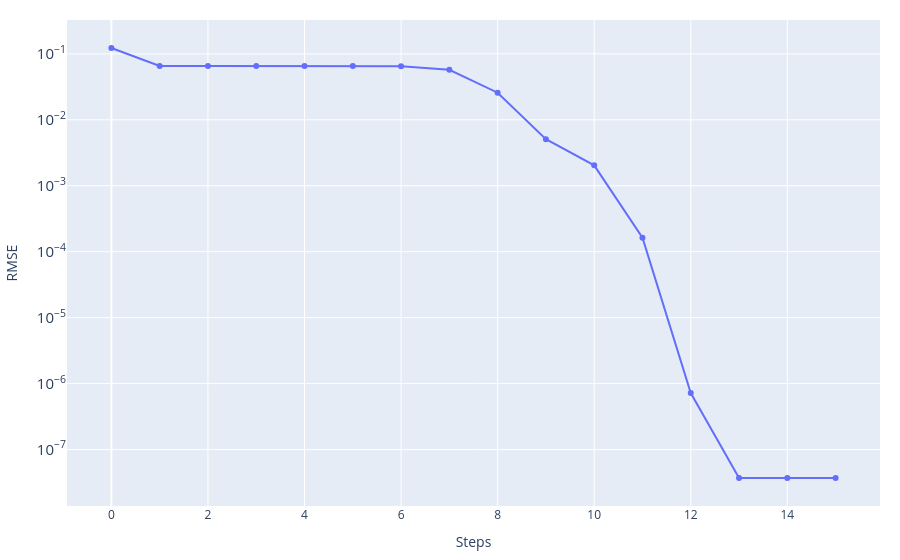
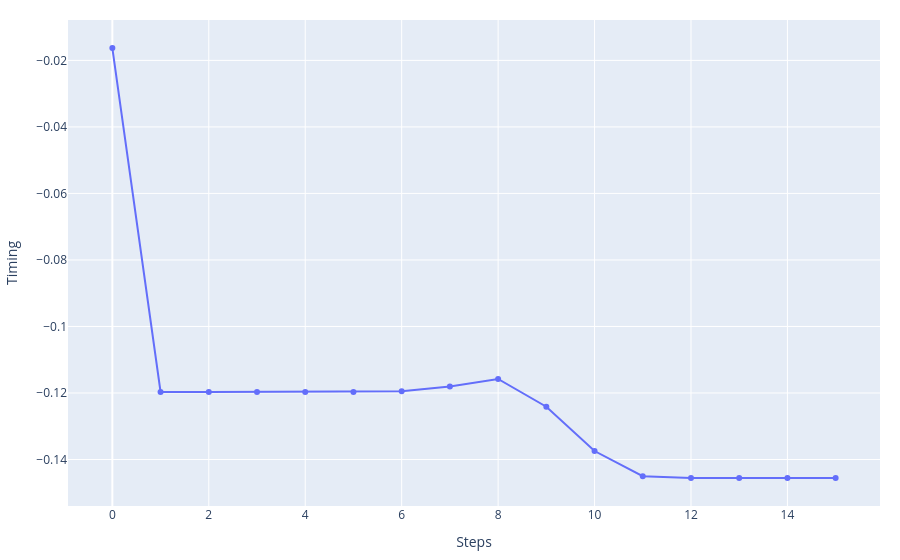
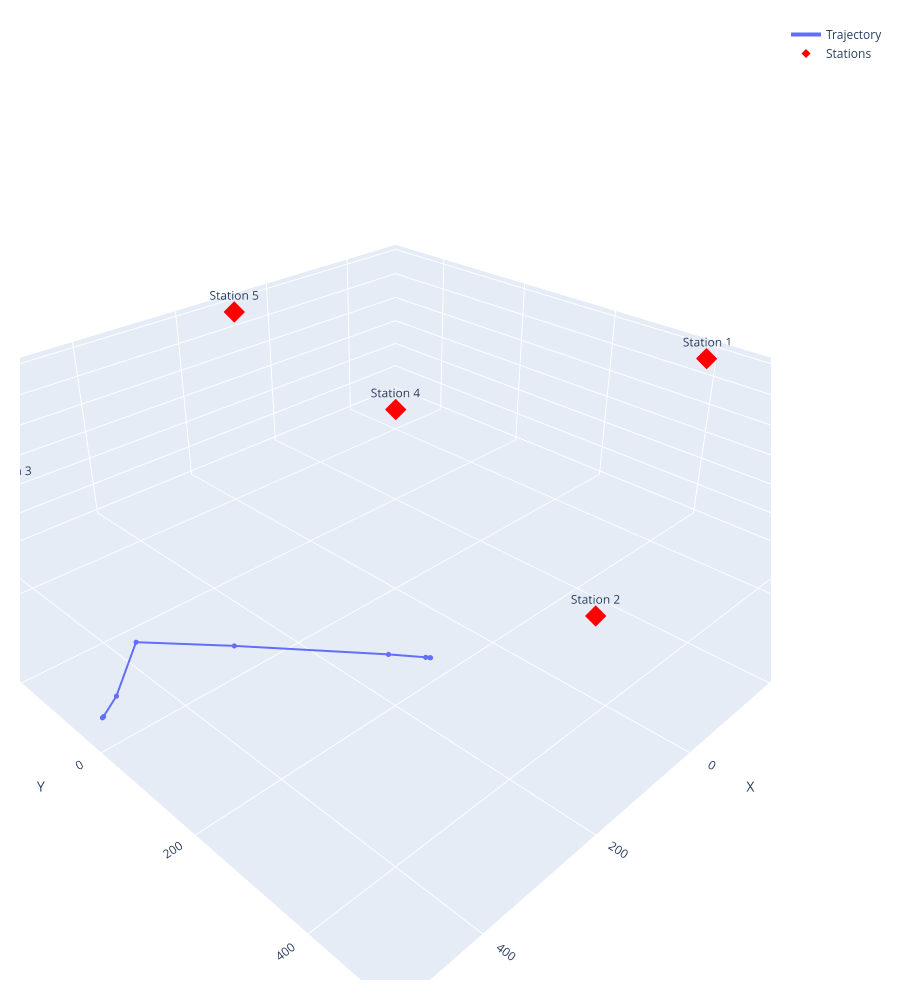

Source (notebook cell) for these figures, in order:
### Code cell
event_best_GN, history_GN, cost_story_GN, misfit_fin_GN = Gauss_Newton.Gauss_Newton(
    stations=stations_norm,
    event_test=np.copy(event_ini),
    n_iteration=1_000,
    steps=np.array([1.0, 1.0, 1.0, 0.0005]),
    vp=vp)

print('Best fitt with:')
print(f'\t- RMSE = {misfit_fin_GN}')
print(f'\t- Event = {event_best_GN}')

Results['Gauss-Newton'] = {'X':event_best_GN['X'],
                           'Y':event_best_GN['Y'],
                           'Z':event_best_GN['Z'],
                           't':event_best_GN['t'],
                           'RMSE':misfit_fin_GN}

_ = graphics.history_2d(cost_story_GN, 'RMSE', log_y=True, filename=None)
_ = graphics.history_2d(history_GN[:, 3], 'Timing', filename=None)
_ = graphics.history_3d(history_GN[:, :3], stations_norm, filename=None)

### Figure 1 — Plotly figure (JSON) as saved in the notebook; plotly's stock layout.template omitted (floating-point values rounded to 4 significant figures)
{"data": [{"mode": "lines+markers", "name": "RMSE", "type": "scatter", "x": [0, 1, 2, 3, 4, 5, 6, 7, 8, 9, 10, 11, 12, 13, 14, 15], "y": [0.1226, 0.06575, 0.06575, 0.06575, 0.06574, 0.06566, 0.0648, 0.05725, 0.02576, 0.005076, 0.002038, 0.0001626, 7.201e-07, 3.708e-08, 3.708e-08, 3.708e-08]}], "layout": {"hovermode": "x unified", "margin": {"b": 20, "l": 20, "r": 20, "t": 20}, "title": {}, "xaxis": {"showgrid": true, "title": {"text": "Steps"}}, "yaxis": {"exponentformat": "power", "showgrid": true, "title": {"text": "RMSE"}, "type": "log"}}}

### Figure 2 — Plotly figure (JSON) as saved in the notebook; plotly's stock layout.template omitted (floating-point values rounded to 4 significant figures)
{"data": [{"mode": "lines+markers", "name": "Timing", "type": "scatter", "x": [0, 1, 2, 3, 4, 5, 6, 7, 8, 9, 10, 11, 12, 13, 14, 15], "y": [-0.01629, -0.1197, -0.1197, -0.1197, -0.1197, -0.1197, -0.1195, -0.1181, -0.1158, -0.1241, -0.1375, -0.145, -0.1455, -0.1455, -0.1455, -0.1455]}], "layout": {"hovermode": "x unified", "margin": {"b": 20, "l": 20, "r": 20, "t": 20}, "title": {}, "xaxis": {"showgrid": true, "title": {"text": "Steps"}}, "yaxis": {"exponentformat": "power", "showgrid": true, "title": {"text": "Timing"}, "type": "linear"}}}

### Figure 3 — Plotly figure (JSON) as saved in the notebook; plotly's stock layout.template omitted (floating-point values rounded to 4 significant figures)
{"data": [{"customdata": ["0", "1", "2", "3", "4", "5", "6", "7", "8", "9", "10", "11", "12", "13", "14", "15"], "hovertemplate": "<b>Step %{customdata}</b><br>X: %{x:.2f}<br>Y: %{y:.2f}<br>Z: %{z:.2f}<extra></extra>", "line": {"width": 4}, "marker": {"size": 3}, "mode": "lines+markers", "name": "Trajectory", "type": "scatter3d", "x": [271.5, 271.5, 271.5, 271.5, 271.5, 271.7, 274.0, 294.6, 394.3, 454.1, 477.2, 496.4, 498.1, 498.1, 498.1, 498.1], "y": [328.9, 328.9, 328.9, 328.9, 328.8, 328.4, 323.7, 282.8, 115.8, -12.09, -40.52, -46.85, -47.26, -47.26, -47.26, -47.26], "z": [-118.9, -118.9, -118.9, -118.9, -118.9, -119.0, -119.8, -126.4, -149.5, -179.6, -269.7, -296.4, -297.6, -297.7, -297.7, -297.7]}, {"hovertemplate": "<b>%{text}</b><br>X: %{x:.2f}<br>Y: %{y:.2f}<br>Z: %{z:.2f}<extra></extra>", "marker": {"color": "red", "size": 7, "symbol": "diamond"}, "mode": "markers+text", "name": "Stations", "text": ["Station 1", "Station 2", "Station 3", "Station 4", "Station 5"], "textposition": "top center", "type": "scatter3d", "x": [-500.0, 200.0, 500.0, 0.0, -100.0], "y": [200.0, 500.0, -200.0, 0.0, -500.0], "z": [-10.0, -10.0, -10.0, 0.0, -10.0]}], "layout": {"height": 1000, "margin": {"b": 20, "l": 20, "r": 20, "t": 20}, "scene": {"aspectmode": "data", "camera": {"eye": {"x": 1.5, "y": 1.5, "z": 1.2}}, "xaxis": {"showgrid": true, "title": {"text": "X"}}, "yaxis": {"showgrid": true, "title": {"text": "Y"}}, "zaxis": {"showgrid": true, "title": {"text": "Z"}}}, "title": {}}}
